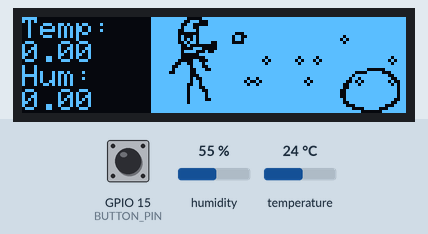
Simulated run of this program. Board: ESP32. On the bench: 128×32 one-colour display. The inputs (shaded band) are chosen by the test bench; at power-on: GPIO 15 (BUTTON_PIN) HIGH, temperature 24 °C, humidity 55 %. The display library's start-up logo is not drawn; the local clock reads 2024-03-15 10:24:30 at power-on unless the program sets it; random numbers use the default seed unless the program sets one.

Above: at 1.2 s.
1.3 s: GPIO 15 (BUTTON_PIN) pulled LOW for 0.15 s
At 3.0 s:
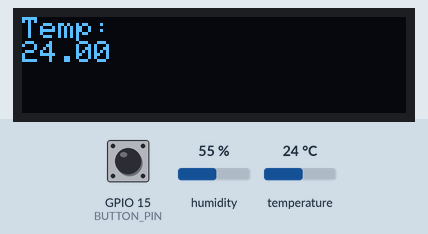
4.0 s: temperature set to 12 °C
At 6.2 s:
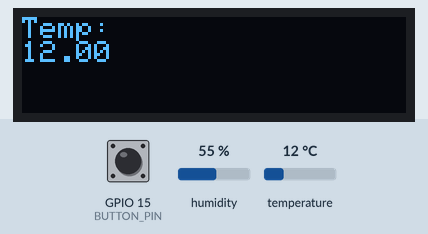
6.5 s: GPIO 15 (BUTTON_PIN) pulled LOW for 1 s
At 6.62 s:
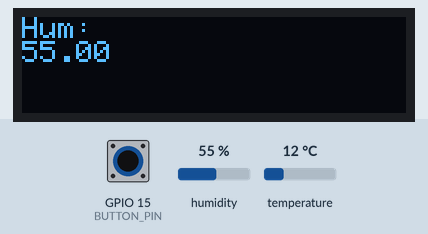
8.1 s: humidity set to 22 %
At 10.23 s:
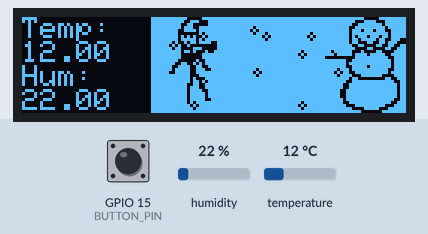
11.5 s: humidity set to 40 %
At 12.72 s:
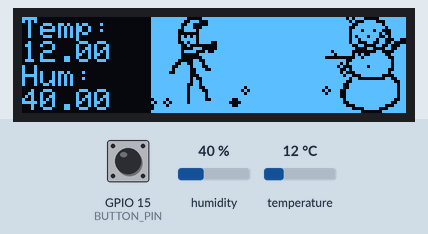
14.0 s: temperature set to 19 °C
At 15.21 s:
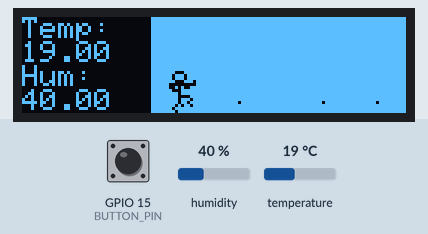

The program:

main.cpp
```cpp
#include <DHT.h>

#include "StateManager.h"
#include "DisplayManager.h"

#define BUTTON_PIN 15
#define DHT22_PIN 14
#define SDA_PIN 4
#define SCL_PIN 5

#define SCREEN_WIDTH 128
#define SCREEN_HEIGHT 32

#define TEMP_READ_TIME 2500
#define BTN_PRESS_INTERVAL 200

int buttonVal = 0;

enum State currState = BOTH;
int buttonPressed = 0;

DHT dht22(DHT22_PIN, DHT22);
DisplayManager dispMngr(SDA_PIN, SCL_PIN);
StateManager btnManager;

unsigned long prevBtnPressTime = 0;
unsigned long prevSensorReadTime = 0;

float tempVal;
float humVal;

void printSensorVals(float tempVal, float humVal)
{
    Serial.println(tempVal);
    Serial.println(humVal);

    return;
}

void setup()
{
    // put your setup code here, to run once:
    Serial.begin(9600);
    pinMode(BUTTON_PIN, INPUT_PULLUP);
    dht22.begin();
    dispMngr.begin();
}

void loop()
{
    buttonPressed = !digitalRead(BUTTON_PIN);
    if (buttonPressed && millis() - prevBtnPressTime >= BTN_PRESS_INTERVAL)
    {
        btnManager.setNextState();
        prevBtnPressTime = millis();
    }


    if (millis() - prevSensorReadTime >= TEMP_READ_TIME)
    {
        prevSensorReadTime = millis();
        tempVal = dht22.readTemperature();
        humVal = dht22.readHumidity();
    }

    switch (btnManager.currState) {
        case BOTH:
            dispMngr.writeBoth(tempVal, humVal);
        break;
        case TEMP:
            dispMngr.writeTemp(tempVal);
        break;
        case HUM:
            dispMngr.writeHum(humVal);
        break;
    }
}

//dispMngr.freeAll();
```

Bitmaps.h
```cpp
#include<Arduino.h>

//Surfer animation
extern const unsigned char epd_bitmap_wave_frame_0 [] PROGMEM;
extern const unsigned char epd_bitmap_wave_frame_1 [] PROGMEM;
extern const unsigned char epd_bitmap_wave_frame_2 [] PROGMEM;
extern const unsigned char epd_bitmap_wave_frame_3 [] PROGMEM;
extern const unsigned char epd_bitmap_wave_frame_4 [] PROGMEM;
extern const unsigned char epd_bitmap_wave_frame_5 [] PROGMEM;
extern const unsigned char epd_bitmap_wave_frame_6 [] PROGMEM;
extern const unsigned char epd_bitmap_wave_frame_7 [] PROGMEM;
extern const unsigned char epd_bitmap_wave_frame_8 [] PROGMEM;
extern const unsigned char epd_bitmap_wave_frame_9 [] PROGMEM;
extern const unsigned char epd_bitmap_wave_frame_10 [] PROGMEM;
extern const unsigned char epd_bitmap_wave_frame_11 [] PROGMEM;
extern const unsigned char epd_bitmap_wave_frame_12 [] PROGMEM;
extern const int epd_bitmap_allWavesArray_LEN;
extern const unsigned char* epd_bitmap_allWavesArray[];

//Snowflakes
extern const unsigned char snowflakeBitmap [];

//snowman anumatuib
extern const unsigned char epd_bitmap_snowman_frame_0 [] PROGMEM;
extern const unsigned char epd_bitmap_snowman_frame_1 [] PROGMEM;
extern const unsigned char epd_bitmap_snowman_frame_2 [] PROGMEM;
extern const unsigned char epd_bitmap_snowman_frame_3 [] PROGMEM;
extern const unsigned char epd_bitmap_snowman_frame_4 [] PROGMEM;
extern const unsigned char epd_bitmap_snowman_frame_5 [] PROGMEM;
extern const unsigned char epd_bitmap_snowman_frame_6 [] PROGMEM;
extern const unsigned char epd_bitmap_snowman_frame_7 [] PROGMEM;
extern const unsigned char epd_bitmap_snowman_frame_8 [] PROGMEM;
extern const unsigned char epd_bitmap_snowman_frame_9 [] PROGMEM;
extern const unsigned char epd_bitmap_snowman_frame_10 [] PROGMEM;
extern const unsigned char epd_bitmap_snowman_frame_11 [] PROGMEM;
extern const unsigned char epd_bitmap_snowman_frame_12 [] PROGMEM;
extern const unsigned char epd_bitmap_snowman_frame_13 [] PROGMEM;
extern const unsigned char epd_bitmap_snowman_frame_14 [] PROGMEM;
extern const unsigned char epd_bitmap_snowman_frame_15 [] PROGMEM;

extern const int epd_bitmap_allSnowmanArray_LEN;
extern const unsigned char* epd_bitmap_allSnowmanArray[] PROGMEM;


extern const unsigned char epd_bitmap_running_frame_0 [] PROGMEM;
extern const unsigned char epd_bitmap_running_frame_1 [] PROGMEM;
extern const unsigned char epd_bitmap_running_frame_2 [] PROGMEM;
extern const unsigned char epd_bitmap_running_frame_3 [] PROGMEM;
extern const unsigned char epd_bitmap_running_frame_4 [] PROGMEM;
extern const unsigned char epd_bitmap_running_frame_5 [] PROGMEM;
extern const unsigned char epd_bitmap_running_frame_6 [] PROGMEM;
extern const unsigned char epd_bitmap_running_frame_7 [] PROGMEM;
extern const unsigned char epd_bitmap_running_frame_8 [] PROGMEM;
extern const unsigned char epd_bitmap_running_frame_9 [] PROGMEM;
extern const unsigned char epd_bitmap_running_frame_10 [] PROGMEM;

extern const int epd_bitmap_allRunningArray_LEN;;
extern const unsigned char* epd_bitmap_allRunningArray[] PROGMEM;
```

DisplayManager.cpp
```cpp
#include "DisplayManager.h"
#include "Bitmaps.h"
#include <Wire.h>

#define SCREEN_ADDRESS 0x3C

#define ANIM_TOP_LEFT_X 43
#define ANIM_TOP_LEFT_Y 0
#define ANIM_WIDTH 85
#define ANIM_HEIGHT 32

#define SNOWFLAKE_DIM 3

DisplayManager::DisplayManager(uint8_t sdaPin, uint8_t sclPin) {
    DisplayManager::display = Adafruit_SSD1306(width, height, &Wire, -1);
    DisplayManager::sdaPin = sdaPin;
    DisplayManager::sclPin = sclPin;
}

void DisplayManager::freeAll() {
    if (snowflakes) {
        free(snowflakes);
    }
}

void DisplayManager::begin() {
    //Set random seed
    srand(time(0));

    Wire.begin(sdaPin, sclPin);
    display.begin(SSD1306_SWITCHCAPVCC, SCREEN_ADDRESS);
    //Draws line for height of bought screen
    display.drawLine(0, 32, 128, 32, 1);
    display.display();

    display.setTextColor(SSD1306_WHITE);
    display.setTextSize(1.5);

    display.setCursor(0, 0);

}

void DisplayManager::writeTemp(float temp) {
    display.clearDisplay();
    display.setCursor(0, 0);
    display.println("Temp: ");
    display.println(temp);
    //Draws line for height of bought screen
    display.drawLine(0, 32, 128, 32, 1);
    display.display();
}

void DisplayManager::writeHum(float hum) {
    display.clearDisplay();
    display.setCursor(0, 0);
    display.println("Hum: ");
    display.println(hum);
    //Draws line for height of bought screen
    display.drawLine(0, 32, 128, 32, 1);
    display.display();
}

#define LOGO_HEIGHT 16
#define LOGO_WIDTH 16
void DisplayManager::writeBoth(float temp, float hum) {
    display.clearDisplay();
    display.setCursor(0, 0);
    display.println("Temp: ");
    display.println(temp);
    display.println("Hum: ");
    display.println(hum);

    if (temp < 16) {
        drawSnowmanAnim(150);
        drawSnowflakeAnim(15, 150);
    } else if (temp < 25){
        drawRunningAnim(150);
    } else {
        drawWaveAnim(150);
    }

    display.display();
}

void DisplayManager::drawWaveAnim(int waitTime = 150) {

    if (millis() - lastAnimUpdate > waitTime) {
        lastWaveFrame ++;
        lastWaveFrame = lastWaveFrame % epd_bitmap_allWavesArray_LEN;
        lastAnimUpdate = millis();
    }

    //Assuming clear and display is called externally
    display.drawBitmap(
    ANIM_TOP_LEFT_X,
    ANIM_TOP_LEFT_Y,
    epd_bitmap_allWavesArray[lastWaveFrame], ANIM_WIDTH, ANIM_HEIGHT, 1);
}

void DisplayManager::drawSnowmanAnim(int waitTime = 150) {

    if (millis() - lastAnimUpdate > waitTime) {
        lastSnowmanFrame ++;
        lastSnowmanFrame = lastSnowmanFrame % epd_bitmap_allSnowmanArray_LEN;
        lastAnimUpdate = millis();
    }

    //Assuming clear and display is called externally
    display.drawBitmap(
    ANIM_TOP_LEFT_X,
    ANIM_TOP_LEFT_Y,
    epd_bitmap_allSnowmanArray[lastSnowmanFrame], ANIM_WIDTH, ANIM_HEIGHT, 1);
}

void DisplayManager::drawRunningAnim(int waitTime = 150) {

    if (millis() - lastAnimUpdate > waitTime) {
        lastRunningFrame ++;
        lastRunningFrame = lastRunningFrame % epd_bitmap_allRunningArray_LEN;
        lastAnimUpdate = millis();
    }

    //Assuming clear and display is called externally
    display.drawBitmap(
    ANIM_TOP_LEFT_X,
    ANIM_TOP_LEFT_Y,
    epd_bitmap_allRunningArray[lastRunningFrame], ANIM_WIDTH, ANIM_HEIGHT, 1);
}

void DisplayManager::drawSnowflakeAnim(int snowflakeAmount, int waitTime = 150) {

    // Only initialize snowflake positions and allocatie mem if it hasn't been created
    if (!snowflakes) {
        snowflakes = (Snowflake*) calloc(snowflakeAmount, sizeof(Snowflake));

        for (int i = 0; i < snowflakeAmount; i++) {
            int tempX = rand() % (ANIM_WIDTH) + (width - ANIM_WIDTH);
            int tempDelta = rand() % 3 + 1; //random from 1 - 3

            snowflakes[i].x = tempX;
            snowflakes[i].y = 0;
            snowflakes[i].deltaY = tempDelta;
        }

        lastSnowflakeUpdate = millis();

    } else if (millis() - lastSnowflakeUpdate > waitTime) { //Only update is waitTime reached

        //Update everything
        for (int i = 0; i < snowflakeAmount; i++) {
            snowflakes[i].y += snowflakes[i].deltaY;

            // Also update x to make movement more natural...
            int sign = rand() % 2;
            int tempX = rand() % 5;

            snowflakes[i].x += (2 * sign - 1) * (tempX);

            //Reset to top if off screen
            if (snowflakes[i].y > height) {
                int tempX = rand() % (ANIM_WIDTH) + (width - ANIM_WIDTH);
                int tempDelta = rand() % 6 + 1; //random from 1 - 6

                snowflakes[i].x = tempX;
                snowflakes[i].y = 0;
                snowflakes[i].deltaY = tempDelta;
            }
        }

        lastSnowflakeUpdate = millis();
    }

    //Now actually draw the snowflakes (Assuming clear happened externally)
    for (int i = 0; i < snowflakeAmount; i++) {
        display.drawBitmap(
            snowflakes[i].x - floor(SNOWFLAKE_DIM / 2),
            snowflakes[i].y - floor(SNOWFLAKE_DIM / 2),
            snowflakeBitmap,
            SNOWFLAKE_DIM,
            SNOWFLAKE_DIM,
            0
        );
    }
}
```

DisplayManager.h
```cpp
#include <Arduino.h>
#include <Adafruit_SSD1306.h>

typedef struct Snowflake {
    int x;
    int y;
    int deltaY; //This is the change in y... works with the drawSnowflake method.
} Snowflake;

class DisplayManager{
    public:
        DisplayManager(uint8_t, uint8_t);
        void begin();
        void writeTemp(float);
        void writeHum(float);
        void writeBoth(float, float);
        void freeAll();

    private:
        Adafruit_SSD1306 display;
        uint8_t sdaPin;
        uint8_t sclPin;
        int width = 128;
        int height = 32;
        unsigned long lastAnimUpdate = 0;

        int lastWaveFrame = 0;
        void drawWaveAnim(int);

        unsigned long lastSnowflakeUpdate = 0;
        Snowflake *snowflakes = NULL;
        void drawSnowflakeAnim(int, int);

        int lastSnowmanFrame = 0;
        void drawSnowmanAnim(int);

        int lastRunningFrame = 0;
        void drawRunningAnim(int);
};
```

StateManager.cpp
```cpp
#include "StateManager.h"

void StateManager::setNextState()
{
    StateManager::currState = getNextState();
}

enum State StateManager::getNextState()
{
    if (StateManager::currState == BOTH)
    {
        return TEMP;
    }
    else if (StateManager::currState == TEMP)
    {
        return HUM;
    }
    return BOTH;
}

String StateManager::getStateString()
{
    if (StateManager::currState == BOTH)
        return "BOTH";
    else if (StateManager::currState == TEMP)
        return "TEMP";
    return "HUM";
}

enum State StateManager::getState()
{
    return StateManager::currState;
}
```

StateManager.h
```cpp
#include <Arduino.h>

enum State
{
    BOTH,
    TEMP,
    HUM
};

class StateManager
{
public:
    enum State currState = BOTH;
    void setNextState();
    enum State getNextState();
    enum State getState();
    String getStateString();
};
```

Source omitted: Bitmaps.cpp (data table, 92050 bytes)

Measured:
- after the input at 4.0 s, the display: changes after 1.0 s (image 2)
- after the input at 6.5 s, the display: changes at once (image 3)
